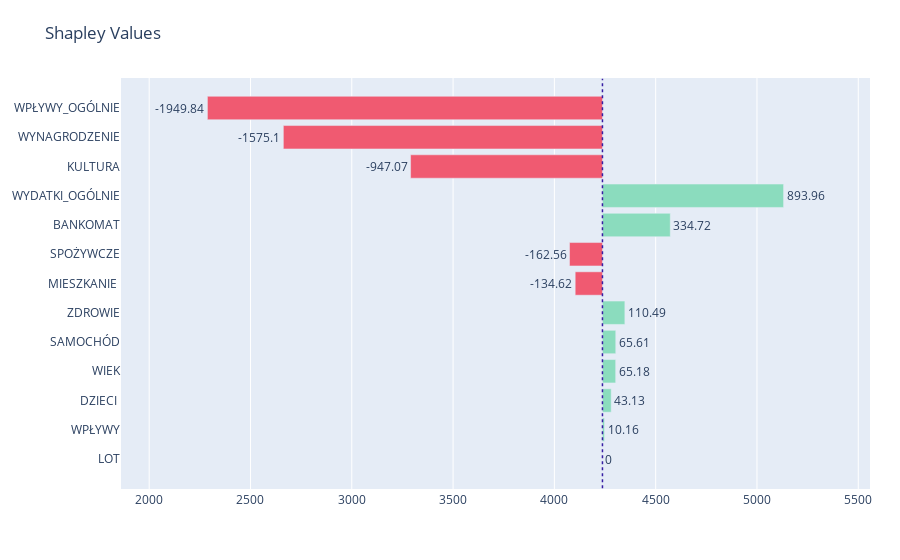

This figure's notebook cell:
### Code cell
group_plot(p3_shap)

### Figure 1 — Plotly figure (JSON) as saved in the notebook; plotly's stock layout.template omitted (floating-point values rounded to 4 significant figures)
{"data": [{"base": 4237.0, "hoverlabel": {"bgcolor": "rgba(0,0,0,0.8)"}, "marker": {"color": ["#f05a71", "#8bdcbe", "#8bdcbe", "#8bdcbe", "#8bdcbe", "#8bdcbe", "#f05a71", "#f05a71", "#8bdcbe", "#8bdcbe", "#f05a71", "#f05a71", "#f05a71"]}, "orientation": "h", "text": [0, 10.16, 43.13, 65.18, 65.61, 110.5, -134.6, -162.6, 334.7, 894.0, -947.1, -1575.0, -1950.0], "textposition": "outside", "type": "bar", "x": [0, 10.16, 43.13, 65.18, 65.61, 110.5, -134.6, -162.6, 334.7, 894.0, -947.1, -1575.0, -1950.0], "y": ["LOT", "WPŁYWY", "DZIECI ", "WIEK", "SAMOCHÓD", "ZDROWIE", "MIESZKANIE ", "SPOŻYWCZE", "BANKOMAT", "WYDATKI_OGÓLNIE", "KULTURA", "WYNAGRODZENIE", "WPŁYWY_OGÓLNIE"]}], "layout": {"barmode": "relative", "legend": {"tracegroupgap": 0}, "margin": {"b": 71, "r": 30, "t": 78}, "shapes": [{"line": {"color": "#371ea3", "dash": "dot", "width": 1.5}, "type": "line", "x0": 4237.0, "x1": 4237.0, "xref": "x", "y0": -1, "y1": 13}], "showlegend": false, "title": {"text": "Shapley Values"}, "xaxis": {"anchor": "y", "domain": [0, 1], "range": [1861.0, 5558.0], "showline": true}, "yaxis": {"anchor": "x", "domain": [0, 1]}}}
